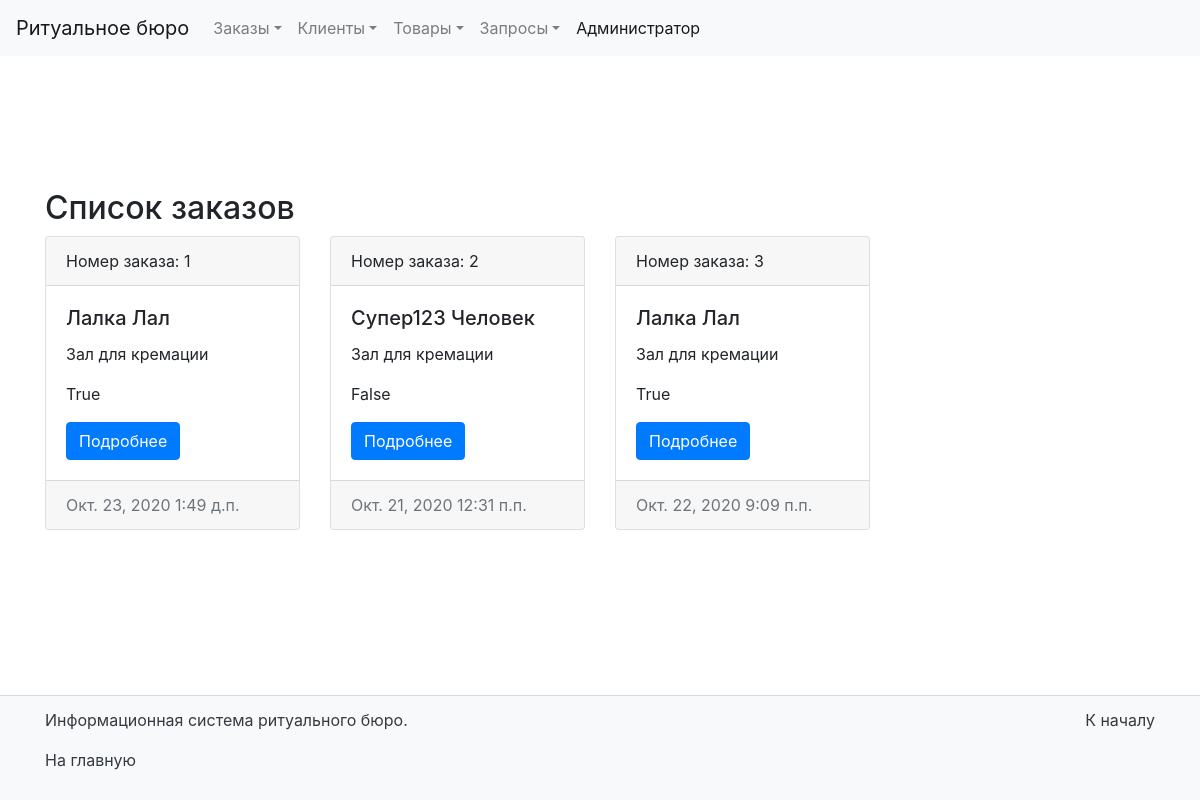
The page / on the database its author committed.
### BD_Report/models.py (models this page shows, shortened)
class Order(models.Model):
    orderID = models.AutoField(primary_key=True)
    clientID = models.ForeignKey('Client', on_delete=models.PROTECT, verbose_name='Клиент')
    workerID = models.ForeignKey('Worker', on_delete=models.PROTECT, verbose_name='Работник')
    hallID = models.ForeignKey('Hall', on_delete=models.PROTECT, verbose_name='Зал')
    servicesID = models.ForeignKey('Services', on_delete=models.PROTECT, verbose_name='Услуга')
    discountID = models.ForeignKey('Discount', on_delete=models.PROTECT, verbose_name='Скидка')
    date = models.DateField(verbose_name='Дата')
    time = models.TimeField(verbose_name='Время')
    is_paid = models.BooleanField(verbose_name='Подтверждение оплаты', )
    class Meta:
        verbose_name = 'Отчёт'
        verbose_name_plural = 'Отчёты'
    def get_absolute_url(self):
        return reverse('view_order', kwargs={'pk': self.orderID})

class Client(models.Model):
    clientID = models.AutoField(primary_key=True, verbose_name='ID')
    surname = models.CharField(max_length=30, verbose_name='Фамилия')
    name = models.CharField(max_length=30, verbose_name='Имя')
    patronymic = models.CharField(max_length=30, verbose_name='Отчество')
    deceased_surname = models.CharField(max_length=30, verbose_name='Фамилия усопшего')
    deceased_name = models.CharField(max_length=30, verbose_name='Имя усопшего')
    deceased_patronymic = models.CharField(max_length=30, verbose_name='Отчество усопшего')
    phoneNumber = models.IntegerField(verbose_name='Телефон')
    class Meta:
        verbose_name = 'Клиент'
        verbose_name_plural = 'Клиенты'
    def __str__(self):
        return "{} {}".format(self.surname, self.name)

class Hall(models.Model):
    hallID = models.AutoField(primary_key=True, verbose_name='ID')
    name = models.CharField(max_length=30, verbose_name='Название')
    servicesID = models.ForeignKey('Services', on_delete=models.PROTECT)
    price = models.IntegerField(verbose_name='Цена')
    class Meta:
        verbose_name = 'Зал'
        verbose_name_plural = 'Залы'
    def __str__(self):
        return self.name

### BD_Report/views.py (the view)
# urls.py: path('', HomeOrder.as_view(), name='home'),
class HomeOrder(ListView):
    model = Order
    template_name = 'BD_Report/index.html'
    context_object_name = 'orders'
    def get_context_data(self, *, object_list=None, **kwargs):
        context = super().get_context_data(**kwargs)
        context['title'] = 'Список заказов'
        return context

### BD_Report/templates/BD_Report/index.html (shortened to what this page needs)
{% extends 'base.html' %}
{% block container_title %} <h2>{{title}}</h2> {% endblock %}
{% block content %}
        {% for item in orders %}
                <div class="col-sm-3 mb-5">
                    <div class="card">
                        <div class="card-header">
                            Номер заказа: {{ item.orderID }}
                        </div>
                        <div class="card-body">
                            <h5 class="card-title">{{ item.clientID }}</h5>
                            <p class="card-text">{{ item.hallID }}</p>
                            <p class="card-text">{{ item.is_paid }}</p>
                            <a href="{{ item.get_absolute_url }}" class="btn btn-primary">Подробнее</a>
                        </div>
                        <div class="card-footer text-muted">
                            {{ item.date }} {{ item.time }}
                        </div>
                    </div>
                </div>
        {% endfor %}
{% endblock %}

### templates/base.html (shortened to what this page needs)
<!doctype html>
<html lang="en">
<head>
    <link rel="stylesheet" href="https://stackpath.bootstrapcdn.com/bootstrap/4.4.1/css/bootstrap.min.css"
>
</head>
<body>
<div style="display:flex;flex-direction:column;min-height:100vh;justify-content:space-between;">
{% include 'inc/_nav.html' %}
<div class="container mt-3">
    {% block container_title %}CONTAINER_TITLE{% endblock %}
    <div class="row" style="display: flex;justify-content: left;">
            {% block content %}CONTENT{% endblock %}
    </div>
</div>
{% include 'inc/_footer.html' %}
</div>
</body>
</html>

### templates/inc/_nav.html (shortened to what this page needs)
<nav class="navbar navbar-expand-lg navbar-light bg-light">
    <a class="navbar-brand" href="/">Ритуальное бюро</a>
    <div class="collapse navbar-collapse" id="navbarSupportedContent">
        <ul class="navbar-nav mr-auto">
            <li class="nav-item dropdown">
                <a class="nav-link dropdown-toggle" href="#" id="MenuOrder" data-toggle="dropdown" aria-haspopup="true" aria-expanded="false">Заказы</a>
            </li>
            <li class="nav-item dropdown">
                <a class="nav-link dropdown-toggle" href="#" id="MenuClients" data-toggle="dropdown" aria-haspopup="true" aria-expanded="false">Клиенты</a>
            </li>
            <li class="nav-item dropdown">
                <a class="nav-link dropdown-toggle" href="#" id="MenuProduct" data-toggle="dropdown" aria-haspopup="true" aria-expanded="false">Товары</a>
            </li>
            <li class="nav-item dropdown">
                <a class="nav-link dropdown-toggle" href="#" id="MenuRequest" data-toggle="dropdown" aria-haspopup="true" aria-expanded="false">Запросы</a>
            </li>
            <li class="nav-item active">
                <a class="nav-link" href="/admin">Администратор</a>
            </li>
        </ul>
    </div>
</nav>

### templates/inc/_footer.html
<footer class="text-light bg-light card-footer" >
    <div class="container">
        <p class="float-right">
            <a href="#" class="text-dark">К началу</a>
        </p>
        <p  class="text-dark">Информационная система ритуального бюро.</p>
        <p><a href="{% url 'home' %}" class="text-dark">На главную</a> </p>
    </div>
</footer>

### rows shown on the page
Order: orderID "1", clientID "Лалка Лал", hallID "Зал для кремации", is_paid "True", date "Окт. 23, 2020", time "1:49 д.п."
Order: orderID "2", clientID "Супер123 Человек", hallID "Зал для кремации", is_paid "False", date "Окт. 21, 2020", time "12:31 п.п."
Order: orderID "3", clientID "Лалка Лал", hallID "Зал для кремации", is_paid "True", date "Окт. 22, 2020", time "9:09 п.п."

### other values the page prints
{{ title }} "Список заказов"
